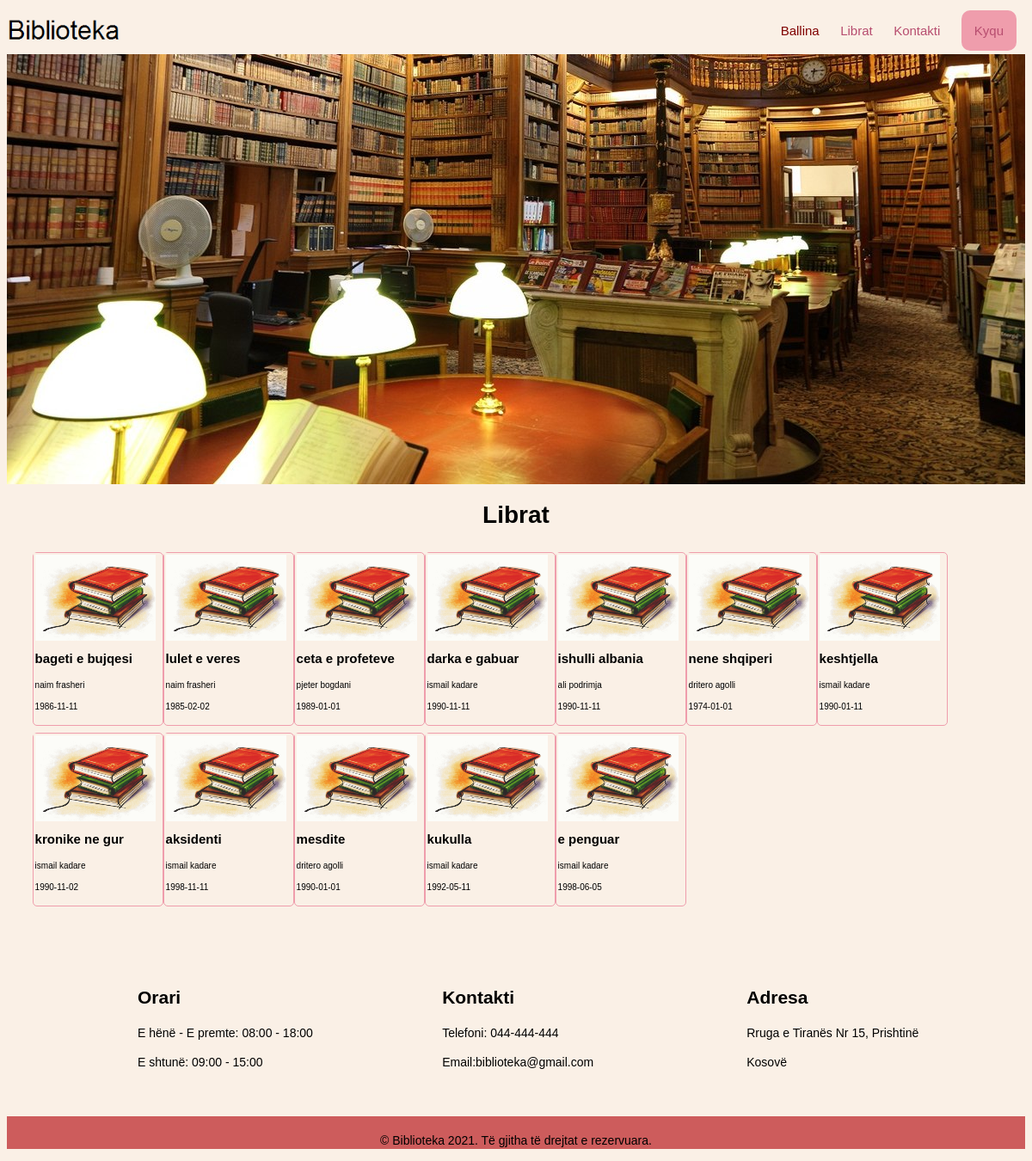
The page / on the database its author committed.
### tables this page shows
CREATE TABLE `libri` (
  `libriid` int(11) NOT NULL,
  `titulli` varchar(50) DEFAULT NULL,
  `autoriid` int(11) NOT NULL,
  `isbn` varchar(50) DEFAULT NULL,
  `dataepublikimit` date DEFAULT NULL
);

CREATE TABLE `autori` (
  `autoriid` int(11) NOT NULL,
  `emri` varchar(50) DEFAULT NULL,
  `mbiemri` varchar(50) DEFAULT NULL,
  `shteti` varchar(50) DEFAULT NULL
);

### includes/sqlFunction.php (called while the page is built, shortened)
<?php
function connection(){
    $dbcon = mysqli_connect('localhost','root','','biblioteka');
    return $dbcon;
}
function merrLibrat (){
    $dbcon = connection();
    $sql="SELECT l.libriid, l.titulli, a.emri, a.mbiemri,l.dataepublikimit from libri l ";
    $sql.="INNER JOIN autori a ON l.autoriid=a.autoriid";
    return mysqli_query($dbcon,$sql);
}
?>

### index.php (the view)
<?php require('includes/sqlFunction.php'); ?>
<?php include_once('includes/header.php'); ?>
        <main class="page">
         <section id="slide-bar">
                 <div id="img">
                </div>
        </section>
        <section id="content" style="width: 95%; margin: 0 auto;">
            <div id="l1">
                <h1>Librat</h1>
            </div>
                        <?php
                        $librat=merrLibrat();
                        while ($libri=mysqli_fetch_assoc($librat)){
                           $titulli=$libri['titulli'];
                           $emri=$libri['emri'];
                           $mbiemri=$libri['mbiemri'];
                           $dataepublikimit=$libri['dataepublikimit'];
                           echo "<article class='item1'>";
                           echo "<img src='images/item11.gif' alt='libri i pare' width='140' height='100'>";
                           echo "<h2>{$titulli}</h2>";
                           echo "<p>{$emri} {$mbiemri}</p>";
                           echo "<p>{$dataepublikimit}</p>";
                           echo "</article>";
                        }
                     ?>
         </section>
                  <section id="box" >
                           <article class="b1">
                           <h2>Orari</h2>
                            <p> E hënë - E premte: 08:00 - 18:00</p>
                            <p>E shtunë: 09:00 - 15:00</p>
                           </article>
                            <article class="b1">
                                <h2>Kontakti</h2>
                                <p>Telefoni: 044-444-444 </p>
                                <p>Email:biblioteka@gmail.com</p>
                          </article>
                             <article class="b1">
                                <h2>Adresa </h2>
                                <p> Rruga e Tiranës  Nr 15, Prishtinë</p>
                                <p>Kosovë</p>
                          </article>
                  </section>
               </main>
               <?php include_once('includes/footer.php'); ?>

### includes/header.php (shortened to what this page needs)
     <!DOCTYPE html>
  <html>
    <head>
        <link rel="stylesheet" href="css/style.css">
    </head>
    <body>
          <header class="container">
            <section id="s1">
                <img src="images/llogo1.png" alt="llogo" width="150" height="50">
             <nav id="menyte" style="margin-top:3px;">
             <ul>
                     <?php if (isset($_SESSION['stafiid']) &&  $_SESSION['roli'] == 1) : ?>
                        <li><a href="stafi.php">Stafi</a></li>
                        <li><a href="klientet.php">Klientët</a></li>
                        <li><a href="librat.php">Librat</a></li>
                        <li><a href="autoret.php">Autoret</a></li>
                        <li><a href="huat.php">Huazimet</a></li>
                         <li><a href="logout.php">Dilni</a></li>
<li><a style="text-decoration:none; padding: 15px; background-color: #F08080; border-radius: 10px;  color: black;"
                        href="modifiko_profilin.php"><?php echo $_SESSION['emri'] . " " .$_SESSION['mbiemri']; ?></a></li>
                        <?php else : ?>
                        <li><a href="index.php" class="active">Ballina</a></li>
                        <li><a href="#l1">Librat</a></li>
                         <li><a href="#box">Kontakti</a></li>
                        <li><a style="text-decoration:none;
                        padding: 15px; background-color: #ef9dac; border-radius: 10px; " href="login.php">Kyqu</a></li>
                    <?php endif; ?>
                        </ul>
                </nav>
            </section>
        </header>

### includes/footer.php
<footer class="footer" >
              <p>&copy; Biblioteka 2021. Të gjitha të drejtat e rezervuara.</p>
        </footer>
</body>
</html>

### css/style.css (style rules this page uses)
* { font-family: sans-serif; background: #FAF0E6; }
.container { width: 100%; background-color: #FAF0E6; }
.container #menyte { float: right; margin-top:4px; }
.container #menyte ul li { display: inline; font-size: 15px; padding: 10px; }
.container #menyte ul li a { text-decoration: none; color:#b74d6f; }
.container #menyte ul li a.active { color: #800000; }
.page #slide-bar #img { width: 100%; height: 500px; background-image: url(../images/11.jpg); background-position: bottom right; animation: slider 10s infinite; margin-top: 1px; }
.page { width: 100%; }
.page #content h1 { text-align: center; font-size: 28px; margin-top: 20px; }
.page #content .item1 { width: 150px; height: 200px; border:1px solid #ef9dac; font-size: 10px; border-radius: 5px; display: inline-block; margin: 4px auto; }
#content .item1 img,h2,p { padding: 2px; }
#content .item1 h2,p { margin-top:6px; }
.page #box .b1 { width: 30%; height: 150px; font-size: 14px; display: inline-block; margin-top: 50px; margin-right: 30px; }
.page #box { background-color: #FAF0E6 !important; width: 90%; margin: 20px 150px; }
.footer p { font-size: 14px; padding-top: 20px; text-align: center; background-color: #CD5C5C; }

### rows shown on the page
libri: titulli "bageti e bujqesi", autoriid.emri "naim", autoriid.mbiemri "frasheri", dataepublikimit "1986-11-11"
libri: titulli "lulet e veres", autoriid.emri "naim", autoriid.mbiemri "frasheri", dataepublikimit "1985-02-02"
libri: titulli "ceta e profeteve", autoriid.emri "pjeter", autoriid.mbiemri "bogdani", dataepublikimit "1989-01-01"
libri: titulli "darka e gabuar", autoriid.emri "ismail", autoriid.mbiemri "kadare", dataepublikimit "1990-11-11"
libri: titulli "ishulli albania", autoriid.emri "ali", autoriid.mbiemri "podrimja", dataepublikimit "1990-11-11"
libri: titulli "nene shqiperi", autoriid.emri "dritero", autoriid.mbiemri "agolli", dataepublikimit "1974-01-01"
libri: titulli "keshtjella", autoriid.emri "ismail", autoriid.mbiemri "kadare", dataepublikimit "1990-01-11"
libri: titulli "kronike ne gur", autoriid.emri "ismail", autoriid.mbiemri "kadare", dataepublikimit "1990-11-02"
libri: titulli "aksidenti", autoriid.emri "ismail", autoriid.mbiemri "kadare", dataepublikimit "1998-11-11"
libri: titulli "mesdite", autoriid.emri "dritero", autoriid.mbiemri "agolli", dataepublikimit "1990-01-01"
libri: titulli "kukulla", autoriid.emri "ismail", autoriid.mbiemri "kadare", dataepublikimit "1992-05-11"
libri: titulli "e penguar", autoriid.emri "ismail", autoriid.mbiemri "kadare", dataepublikimit "1998-06-05"
